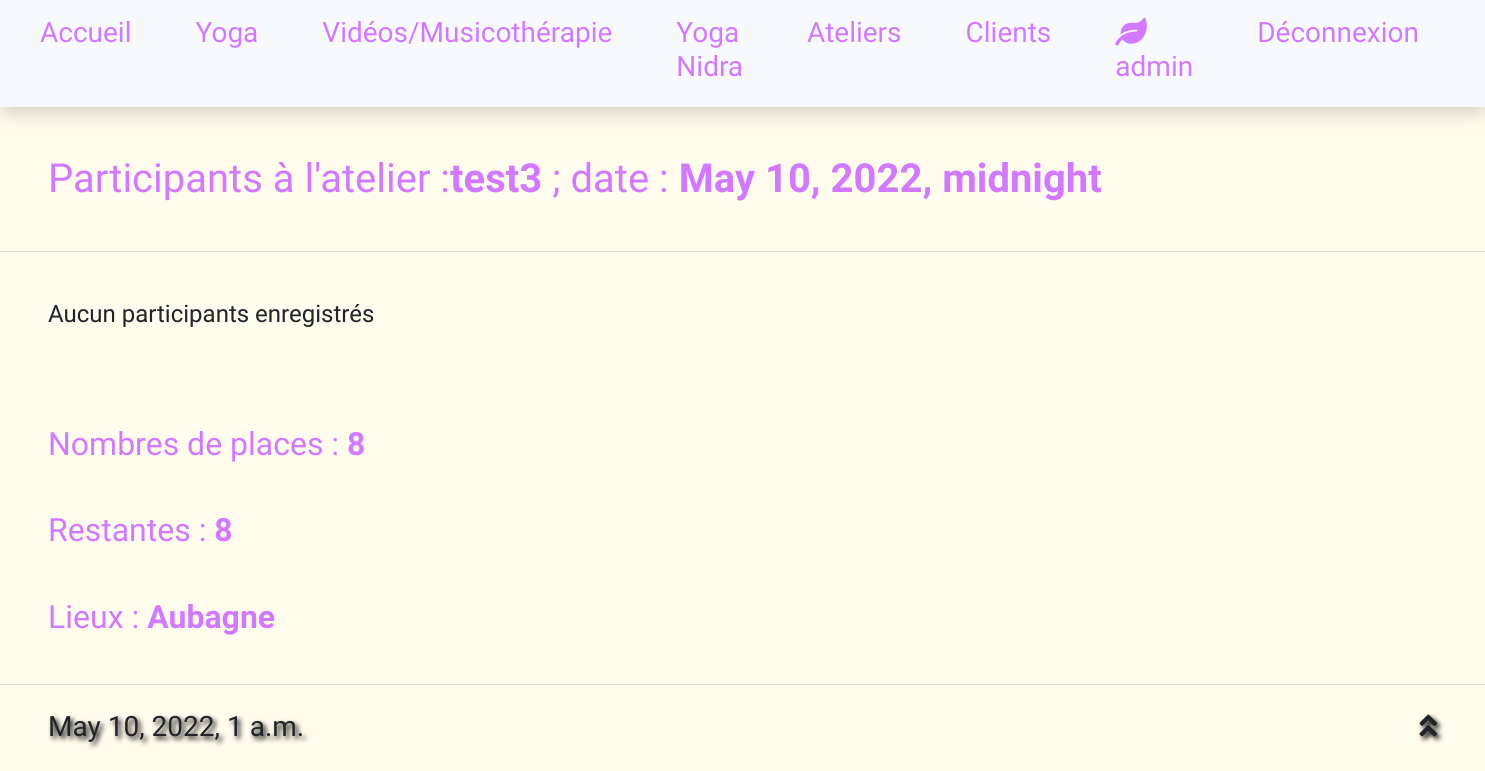
The page /participants/54 (signed in) on the database its author committed.
### yoga_website/models.py (models this page shows, shortened)
class Atelier(models.Model):
    type = models.CharField(max_length=30)
    nb_places = models.IntegerField()
    places = models.BooleanField(default=True)
    date = models.DateTimeField()
    lieux = models.CharField(max_length=50)
    def __str__(self):
        return "ATELIER : {} ||| DATE : {} ||| PLACES : {} ||| ID : {} ".format(self.type, self.date, self.nb_places, self.id)

### yoga_website/views.py (the view)
# urls.py: path('participants/<int:idAtelier>', views.participants, name="participants"),
def participants(request, idAtelier):
    user1 = user_actif(request)
    if user1 != "admin":
        return redirect ('home')
    idAtelier = idAtelier
    select_atelier = Atelier.objects.get(id=idAtelier)
    select_participants = Inscribe.objects.filter(atelier=select_atelier)
    nb_participants = len(select_participants)
    places_restantes = select_atelier.nb_places - nb_participants
    print(select_atelier)
    print(select_participants)
    return render(request, 'yoga_website/participants.html', {'var_color': var_color, 'admin': admin, 'user1': user1, 'idAtelier': idAtelier, "select_participants":select_participants, "select_atelier":select_atelier, 'places_restantes':places_restantes})

### yoga_website/context_processors.py (called while the page is built)
def get_infos(request):
    date_actuelle = datetime.now()
    return {'date_actuelle': date_actuelle}

### yoga_website/templates/yoga_website/participants.html (shortened to what this page needs)
{% extends 'yoga_website/bienvenu.html' %}
{% load crispy_forms_tags %}
{% block content %}
<h1 class="m-5 text-{{var_color}}"> Participants à l'atelier :<strong>{{ select_atelier.type }}</strong> ; date :  <strong>{{ select_atelier.date }}</strong> </h1>
<table class="table table-{{var_color}} m-5">
  <hr>
  <tbody>
    {% for p in select_participants %}
      <tr>
        <td>{{ p.client }}</td>
      </tr>
    {% empty %}
    <h4 class="m-5" >Aucun participants enregistrés</h4>
    {% endfor %}
  </tbody>
</table>
<h2 class="m-5 text-{{var_color}}"> Nombres de places : <strong> {{select_atelier.nb_places}} </strong> </h2>
<h2 class="m-5 text-{{var_color}}"> Restantes : <strong> {{places_restantes}} </strong> </h2>
<h2 class="m-5 text-{{var_color}}"> Lieux : <strong> {{select_atelier.lieux}} </strong> </h2>
{% endblock content %}

### yoga_website/templates/yoga_website/bienvenu.html (shortened to what this page needs)
{% load static %}
<!DOCTYPE html>
<html lang="fr">
<head>
    <link rel="stylesheet" href="https://use.fontawesome.com/releases/v5.8.1/css/all.css">
    <link rel="stylesheet" type="text/css" href="{% static 'yoga_website/style.css' %}">
</head>
<body class="bg-beige">
<nav id="nav_bar" class="navbar navbar-expand-lg navbar-light bg-light shadow">
  <div class="collapse navbar-collapse justify-content-center" id="navbarNavAltMarkup">
    <div class="navbar-nav">
      <a class="nav-item nav-link text-{{ var_color }} mr-5" href="{% url 'home'%}"><h3>Accueil</h3></a>
      <a class="nav-item nav-link text-{{ var_color }} mr-5" href="{% url 'yoga'%}"><h3>Yoga</h3></a>
      <a class="nav-item nav-link text-{{ var_color }} mr-5" href="{% url 'video'%}"><h3>Vidéos/Musicothérapie</h3></a>
      <a class="nav-item nav-link text-{{ var_color }} mr-5" href="{% url 'nidra' %}"><h3>Yoga Nidra</h3></a>
        {% if user1 == "admin" %}
            <a class="nav-item nav-link text-{{ var_color }} mr-5" href="{% url 'ateliers' %}"><h3>Ateliers</h3></a>
            <a class="nav-item nav-link text-{{ var_color }} mr-5 " href="{% url 'clients'%}"><h3>Clients</h3></a>
            <a class="nav-item nav-link text-{{ var_color }} mr-5" href="{% url 'espace' %}"><h3> <i class="fas fa-leaf"></i> {{ user.username }} </h3></a>
              <a href="#" data-toggle="modal" data-target="#infos" class="nav-item nav-link text-{{ var_color }} mr-5"><h3>Déconnexion</h3></a>
        {% endif %}
    </div>
  </div>
</nav>
{% block content %}{% endblock content %}
<footer class="fixed-bottom p-5">
    <h3 class="d-inline float-left" style="text-shadow: 0.1em 0.1em 0.2em black">{{ date_actuelle }}</h3>
    <h3 id="scroll-up" class="d-inline float-right" style="text-shadow: 0.1em 0.1em 0.2em black"><i class="fas fa-angle-double-up"></i> </h3>
</footer>
    <hr>
</body>
</html>

### rows shown on the page
Atelier: type "test3", date "May 10, 2022, midnight", nb_places "8", lieux "Aubagne"

### other values the page prints
{{ user.username }} "admin"
{{ places_restantes }} "8"
